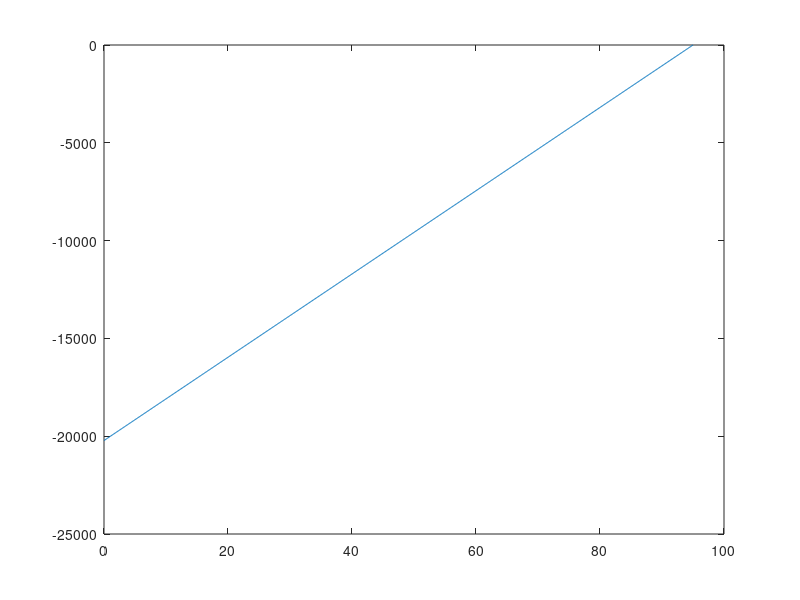

MATLAB code for this plot: (Note: this script raises an error after producing the figure.)
a = 70
b = 25
c = 9.5
d = 40
L = 170
P = 200

x = linspace(0,a+b,1000)
M = -P*(b+c+d)+(x-b)*(b+c+d)*P/a
plot(x,M)

Iz = pi/32*(27^2-21^2)*1e-12

syms x
M = -P*(b+c+d)+(x-b)*(b+c+d)*P/a

Mx = subs(M,40)/1e3

tauH = vpa(-Mx*13.5e-3/Iz/1e6)
tauL = vpa(-Mx*(-10.5e-3)/Iz/1e6)